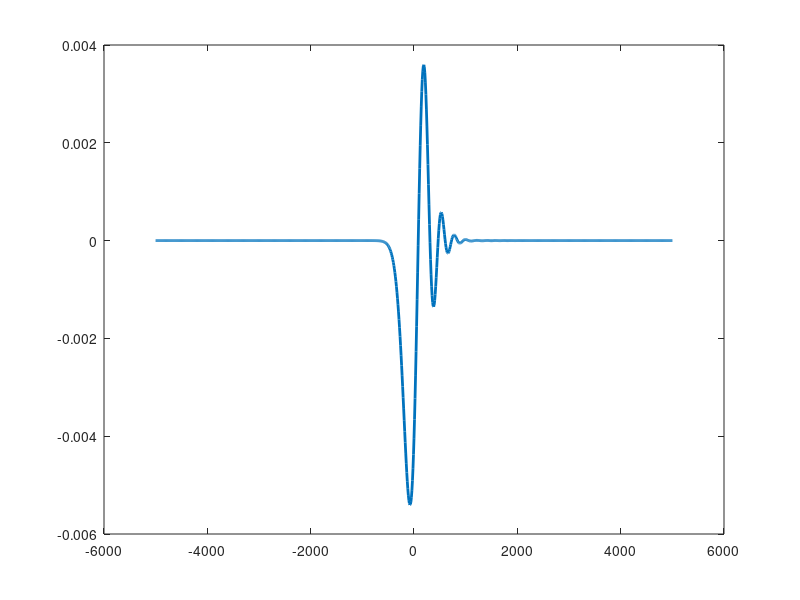

MATLAB code to generate this figure: (Note: this script raises an error after producing the figure.)
dt = 60;
t_end = 7200;
x = -5000000:10000:5000000; % m

% -- Tsunami parameters --
tau = 600; %time taken to grow to max amplitude (s)
c = -200; % Tsunami phase speed (m/s)
%sig = 20000; % parameter to describe Lx (m)
X = x./100000; % units of 100 km 
h0 = 1; % m
w0 = 9.5e-6; % coefficient to get desired value of w
u0 = 0; % wind speed at sea surface

X = X-12;
for t = 0:dt:t_end
    
        h = (t/tau).*(h0.*airy(1-X).*(X./2).*exp((2-X)./2)); % ref Wu et al, Frit et al
        w = (t/tau).*(w0).*(u0-c).*(h0/2).*exp((2-X)./2).*(airy(1-X)-airy(1,1-X).*X-airy(1-X).*(X./2));
        
        if t > tau
            X_steady = X-(c*(t-tau))/100000;
            h = h0.*airy(1-X_steady).*(X_steady./2).*exp((2-X_steady)./2);
            w = (w0).*(u0-c).*(h0/2).*exp((2-X_steady)./2).*(airy(1-X_steady)-airy(1,1-X_steady).*X-airy(1-X_steady).*(X_steady./2));
        end
   

end

    
    plot(x./1000,w,'Linewidth',2)
    
    yyaxis right
    plot(x./1000,h,'--','Linewidth',2)
    ylim([-1 1])
    pause(0.01)
% pause(0.01)
% xlabel('x (km)','Interpreter','latex','FontSize',12)
% ylabel('sea surface height (m)','Interpreter','latex','FontSize',12)
% title('Tsunami forcing','Interpreter','latex','FontSize',14)



